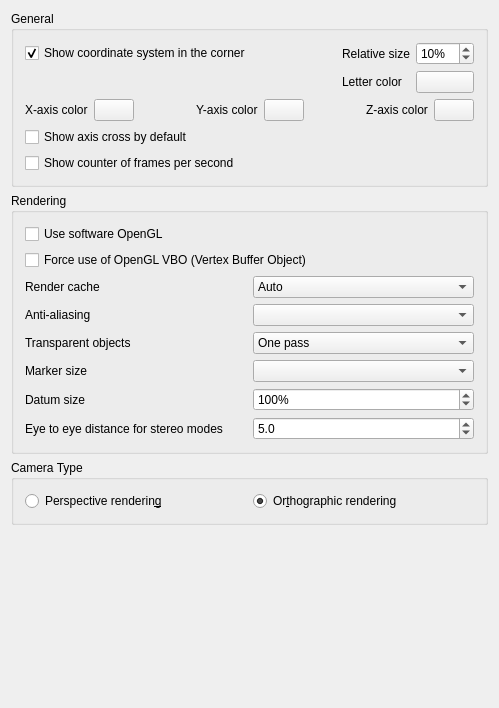
<?xml version="1.0" encoding="UTF-8"?>
<ui version="4.0">
 <class>Gui::Dialog::DlgSettings3DView</class>
 <widget class="QWidget" name="Gui::Dialog::DlgSettings3DView">
  <property name="geometry">
   <rect>
    <x>0</x>
    <y>0</y>
    <width>499</width>
    <height>708</height>
   </rect>
  </property>
  <property name="windowTitle">
   <string>3D View</string>
  </property>
  <layout class="QVBoxLayout" name="verticalLayout_2">
   <item>
    <widget class="QGroupBox" name="GroupBoxGeneral">
     <property name="enabled">
      <bool>true</bool>
     </property>
     <property name="title">
      <string>General</string>
     </property>
     <layout class="QVBoxLayout" name="verticalLayout">
      <item>
       <layout class="QGridLayout" name="gridLayoutCoord">
        <item row="0" column="0">
         <widget class="Gui::PreauracadheckBox" name="CheckBox_CornerCoordSystem">
          <property name="toolTip">
           <string>Main coordinate system will always be shown in
lower right corner within opened files</string>
          </property>
          <property name="text">
           <string>Show coordinate system in the corner</string>
          </property>
          <property name="checked">
           <bool>true</bool>
          </property>
          <property name="prefEntry" stdset="0">
           <cstring>CornerCoordSystem</cstring>
          </property>
          <property name="prefPath" stdset="0">
           <cstring>View</cstring>
          </property>
         </widget>
        </item>
        <item row="0" column="1">
         <spacer name="horizontalSpacerCoord">
          <property name="orientation">
           <enum>Qt::Orientation::Horizontal</enum>
          </property>
          <property name="sizeHint" stdset="0">
           <size>
            <width>40</width>
            <height>0</height>
           </size>
          </property>
         </spacer>
        </item>
        <item row="0" column="2">
         <widget class="QLabel" name="labelCoordSize">
          <property name="text">
           <string>Relative size</string>
          </property>
          <property name="alignment">
           <set>Qt::AlignmentFlag::AlignRight|Qt::AlignmentFlag::AlignTrailing|Qt::AlignmentFlag::AlignVCenter</set>
          </property>
         </widget>
        </item>
        <item row="0" column="3">
         <widget class="Gui::PrefSpinBox" name="SpinBox_CornerCoordSystemSize">
          <property name="toolTip">
           <string>Size of main coordinate system representation
in the corner in % of height/width of the viewport</string>
          </property>
          <property name="suffix">
           <string notr="true">%</string>
          </property>
          <property name="minimum">
           <number>2</number>
          </property>
          <property name="maximum">
           <number>100</number>
          </property>
          <property name="value">
           <number>10</number>
          </property>
          <property name="prefEntry" stdset="0">
           <cstring>CornerCoordSystemSize</cstring>
          </property>
          <property name="prefPath" stdset="0">
           <cstring>View</cstring>
          </property>
         </widget>
        </item>
        <item row="1" column="2">
         <widget class="QLabel" name="axisLetterColorLabel">
          <property name="text">
           <string>Letter color</string>
          </property>
         </widget>
        </item>
        <item row="1" column="3">
         <widget class="Gui::PreauracadolorButton" name="axisLetterColor">
          <property name="toolTip">
           <string>Axis letter and FPS counter color</string>
          </property>
          <property name="color">
           <color>
            <red>0</red>
            <green>0</green>
            <blue>0</blue>
           </color>
          </property>
          <property name="prefEntry" stdset="0">
           <cstring>AxisLetterColor</cstring>
          </property>
          <property name="prefPath" stdset="0">
           <cstring>View</cstring>
          </property>
         </widget>
        </item>
       </layout>
      </item>
      <item>
       <layout class="QHBoxLayout" name="horizontalLayout_2">
        <item>
         <widget class="QLabel" name="xAxisLabel">
          <property name="text">
           <string>X-axis color</string>
          </property>
         </widget>
        </item>
        <item>
         <widget class="Gui::PreauracadolorButton" name="xAxisColor">
          <property name="text">
           <string/>
          </property>
          <property name="color">
           <color>
            <red>204</red>
            <green>51</green>
            <blue>51</blue>
           </color>
          </property>
          <property name="prefEntry" stdset="0">
           <cstring>AxisXColor</cstring>
          </property>
          <property name="prefPath" stdset="0">
           <cstring>View</cstring>
          </property>
         </widget>
        </item>
        <item>
         <spacer name="horizontalSpacer_2">
          <property name="orientation">
           <enum>Qt::Orientation::Horizontal</enum>
          </property>
          <property name="sizeHint" stdset="0">
           <size>
            <width>40</width>
            <height>20</height>
           </size>
          </property>
         </spacer>
        </item>
        <item>
         <widget class="QLabel" name="yAxisLabel">
          <property name="text">
           <string>Y-axis color</string>
          </property>
         </widget>
        </item>
        <item>
         <widget class="Gui::PreauracadolorButton" name="yAxisColor">
          <property name="text">
           <string/>
          </property>
          <property name="color">
           <color>
            <red>51</red>
            <green>204</green>
            <blue>51</blue>
           </color>
          </property>
          <property name="prefEntry" stdset="0">
           <cstring>AxisYColor</cstring>
          </property>
          <property name="prefPath" stdset="0">
           <cstring>View</cstring>
          </property>
         </widget>
        </item>
        <item>
         <spacer name="horizontalSpacer_3">
          <property name="orientation">
           <enum>Qt::Orientation::Horizontal</enum>
          </property>
          <property name="sizeHint" stdset="0">
           <size>
            <width>40</width>
            <height>20</height>
           </size>
          </property>
         </spacer>
        </item>
        <item>
         <widget class="QLabel" name="zAxisLabel">
          <property name="text">
           <string>Z-axis color</string>
          </property>
         </widget>
        </item>
        <item>
         <widget class="Gui::PreauracadolorButton" name="zAxisColor">
          <property name="text">
           <string/>
          </property>
          <property name="color">
           <color>
            <red>51</red>
            <green>51</green>
            <blue>204</blue>
           </color>
          </property>
          <property name="prefEntry" stdset="0">
           <cstring>AxisZColor</cstring>
          </property>
          <property name="prefPath" stdset="0">
           <cstring>View</cstring>
          </property>
         </widget>
        </item>
       </layout>
      </item>
      <item>
       <widget class="Gui::PreauracadheckBox" name="CheckBox_ShowAxisCross">
        <property name="toolTip">
         <string>Axis cross will be shown by default at file
opening or creation</string>
        </property>
        <property name="text">
         <string>Show axis cross by default</string>
        </property>
        <property name="prefEntry" stdset="0">
         <cstring>ShowAxisCross</cstring>
        </property>
        <property name="prefPath" stdset="0">
         <cstring>View</cstring>
        </property>
       </widget>
      </item>
      <item>
       <widget class="Gui::PreauracadheckBox" name="CheckBox_ShowFPS">
        <property name="toolTip">
         <string>Time needed for last operation and resulting frame rate
will be shown at the lower left corner in opened files</string>
        </property>
        <property name="text">
         <string>Show counter of frames per second</string>
        </property>
        <property name="prefEntry" stdset="0">
         <cstring>ShowFPS</cstring>
        </property>
        <property name="prefPath" stdset="0">
         <cstring>View</cstring>
        </property>
       </widget>
      </item>
     </layout>
    </widget>
   </item>
   <item>
    <widget class="QGroupBox" name="GroupBox12">
     <property name="enabled">
      <bool>true</bool>
     </property>
     <property name="title">
      <string>Rendering</string>
     </property>
     <layout class="QVBoxLayout" name="verticalLayout_3">
      <item>
       <widget class="Gui::PreauracadheckBox" name="CheckBox_use_SW_OpenGL">
        <property name="toolTip">
         <string>This option is useful for troubleshooting graphics card and driver problems.
Changing this option requires a restart of the application.</string>
        </property>
        <property name="text">
         <string>Use software OpenGL</string>
        </property>
        <property name="prefEntry" stdset="0">
         <cstring>UseSoftwareOpenGL</cstring>
        </property>
        <property name="prefPath" stdset="0">
         <cstring>OpenGL</cstring>
        </property>
       </widget>
      </item>
      <item>
       <widget class="Gui::PreauracadheckBox" name="CheckBox_useVBO">
        <property name="toolTip">
         <string>A VBO is an OpenGL feature that enables uploading geometry data
to the graphics card, and is how efficient 3D rendering is done
on modern hardware.
This feature might not be used by default if you are running old
hardware or drivers. By selecting this option its usage will be
forcibly enabled.

Note: Turning this on is typically not required. If you do,
remember to report this setting as enabled when seeking support.</string>
        </property>
        <property name="text">
         <string>Force use of OpenGL VBO (Vertex Buffer Object)</string>
        </property>
        <property name="prefEntry" stdset="0">
         <cstring>UseVBO</cstring>
        </property>
        <property name="prefPath" stdset="0">
         <cstring>View</cstring>
        </property>
       </widget>
      </item>
      <item>
       <layout class="QGridLayout" name="gridLayout">
        <item row="0" column="0">
         <widget class="QLabel" name="renderCacheLabel">
          <property name="text">
           <string>Render cache</string>
          </property>
         </widget>
        </item>
        <item row="5" column="0">
         <widget class="QLabel" name="textLabel1">
          <property name="text">
           <string>Eye to eye distance for stereo modes</string>
          </property>
         </widget>
        </item>
        <item row="0" column="1">
         <widget class="QComboBox" name="renderCache">
          <property name="minimumSize">
           <size>
            <width>120</width>
            <height>0</height>
           </size>
          </property>
          <property name="toolTip">
           <string>'Render caching' is another way to say 'Rendering acceleration'.
There are 3 options available to achieve this:
1) 'Auto' (default), let Coin3D decide where to cache.
2) 'Distributed', manually turn on cache for all view provider root node.
3) 'Centralized', manually turn off cache in all nodes of all view provider, and
only cache at the scene graph root node. This offers the fastest rendering speed
but slower response to any scene changes.</string>
          </property>
          <property name="currentIndex">
           <number>0</number>
          </property>
          <item>
           <property name="text">
            <string>Auto</string>
           </property>
          </item>
          <item>
           <property name="text">
            <string>Distributed</string>
           </property>
          </item>
          <item>
           <property name="text">
            <string>Centralized</string>
           </property>
          </item>
         </widget>
        </item>
        <item row="1" column="1">
         <widget class="QComboBox" name="comboAliasing">
          <property name="minimumSize">
           <size>
            <width>120</width>
            <height>0</height>
           </size>
          </property>
          <property name="toolTip">
           <string>Method of multisample anti-aliasing</string>
          </property>
         </widget>
        </item>
        <item row="1" column="0">
         <widget class="QLabel" name="aliasingLAbel">
          <property name="text">
           <string>Anti-aliasing</string>
          </property>
         </widget>
        </item>
        <item row="5" column="1">
         <widget class="Gui::PrefDoubleSpinBox" name="FloatSpinBox_EyeDistance">
          <property name="minimumSize">
           <size>
            <width>120</width>
            <height>0</height>
           </size>
          </property>
          <property name="toolTip">
           <string>Eye-to-eye distance used for stereo projections.
The specified value is a factor that will be multiplied with the
bounding box size of the 3D object that is currently displayed.</string>
          </property>
          <property name="decimals">
           <number>1</number>
          </property>
          <property name="minimum">
           <double>0.100000000000000</double>
          </property>
          <property name="maximum">
           <double>1000.000000000000000</double>
          </property>
          <property name="singleStep">
           <double>2.000000000000000</double>
          </property>
          <property name="value">
           <double>5.000000000000000</double>
          </property>
          <property name="prefEntry" stdset="0">
           <cstring>EyeDistance</cstring>
          </property>
          <property name="prefPath" stdset="0">
           <cstring>View</cstring>
          </property>
         </widget>
        </item>
        <item row="2" column="1">
         <widget class="Gui::PreauracadomboBox" name="comboTransparentRender">
          <property name="minimumSize">
           <size>
            <width>120</width>
            <height>0</height>
           </size>
          </property>
          <property name="toolTip">
           <string>Render types of transparent objects</string>
          </property>
          <property name="prefEntry" stdset="0">
           <cstring>TransparentObjectRenderType</cstring>
          </property>
          <property name="prefPath" stdset="0">
           <cstring>View</cstring>
          </property>
          <item>
           <property name="text">
            <string>One pass</string>
           </property>
          </item>
          <item>
           <property name="text">
            <string>Backface pass</string>
           </property>
          </item>
         </widget>
        </item>
        <item row="2" column="0">
         <widget class="QLabel" name="transparentRenderLabel">
          <property name="toolTip">
           <string/>
          </property>
          <property name="text">
           <string>Transparent objects</string>
          </property>
         </widget>
        </item>
        <item row="3" column="0">
         <widget class="QLabel" name="markerSizeLabel">
          <property name="toolTip">
           <string/>
          </property>
          <property name="text">
           <string>Marker size</string>
          </property>
         </widget>
        </item>
        <item row="3" column="1">
         <widget class="QComboBox" name="boxMarkerSize">
          <property name="minimumSize">
           <size>
            <width>120</width>
            <height>0</height>
           </size>
          </property>
          <property name="toolTip">
           <string>Size of vertices in the Sketcher, TechDraw and other workbenches</string>
          </property>
         </widget>
        </item>
        <item row="4" column="0">
         <widget class="QLabel" name="markerSizeLabel_2">
          <property name="toolTip">
           <string/>
          </property>
          <property name="text">
           <string>Datum size</string>
          </property>
         </widget>
        </item>
        <item row="4" column="1">
         <widget class="Gui::PrefDoubleSpinBox" name="FloatSpinBox_DatumScale">
          <property name="minimumSize">
           <size>
            <width>120</width>
            <height>0</height>
           </size>
          </property>
          <property name="toolTip">
           <string>Size of core datum objects</string>
          </property>
          <property name="suffix">
           <string>%</string>
          </property>
          <property name="decimals">
           <number>0</number>
          </property>
          <property name="minimum">
           <double>0.000000000000000</double>
          </property>
          <property name="maximum">
           <double>400.000000000000000</double>
          </property>
          <property name="singleStep">
           <double>5.000000000000000</double>
          </property>
          <property name="value">
           <double>100.000000000000000</double>
          </property>
          <property name="prefEntry" stdset="0">
           <cstring>DatumScale</cstring>
          </property>
          <property name="prefPath" stdset="0">
           <cstring>View</cstring>
          </property>
         </widget>
        </item>
       </layout>
      </item>
     </layout>
    </widget>
   </item>
   <item>
    <widget class="QGroupBox" name="groupBoxCamera">
     <property name="title">
      <string>Camera Type</string>
     </property>
     <layout class="QGridLayout" name="gridLayout1">
      <property name="leftMargin">
       <number>11</number>
      </property>
      <property name="topMargin">
       <number>11</number>
      </property>
      <property name="rightMargin">
       <number>11</number>
      </property>
      <property name="bottomMargin">
       <number>11</number>
      </property>
      <property name="spacing">
       <number>6</number>
      </property>
      <item row="0" column="0">
       <widget class="Gui::PrefRadioButton" name="radioPerspective">
        <property name="toolTip">
         <string>Objects will appear in a perspective projection</string>
        </property>
        <property name="text">
         <string>Perspective renderin&amp;g</string>
        </property>
        <property name="prefEntry" stdset="0">
         <cstring>Perspective</cstring>
        </property>
        <property name="prefPath" stdset="0">
         <cstring>View</cstring>
        </property>
       </widget>
      </item>
      <item row="0" column="1">
       <widget class="Gui::PrefRadioButton" name="radioOrthographic">
        <property name="toolTip">
         <string>Objects will be in orthographic projection</string>
        </property>
        <property name="text">
         <string>Or&amp;thographic rendering</string>
        </property>
        <property name="checked">
         <bool>true</bool>
        </property>
        <property name="prefEntry" stdset="0">
         <cstring>Orthographic</cstring>
        </property>
        <property name="prefPath" stdset="0">
         <cstring>View</cstring>
        </property>
       </widget>
      </item>
     </layout>
    </widget>
   </item>
   <item>
    <spacer>
     <property name="orientation">
      <enum>Qt::Orientation::Vertical</enum>
     </property>
     <property name="sizeHint" stdset="0">
      <size>
       <width>455</width>
       <height>16</height>
      </size>
     </property>
    </spacer>
   </item>
  </layout>
 </widget>
 <layoutdefault spacing="6" margin="11"/>
 <customwidgets>
  <customwidget>
   <class>Gui::ColorButton</class>
   <extends>QPushButton</extends>
   <header>Gui/Widgets.h</header>
  </customwidget>
  <customwidget>
   <class>Gui::PrefSpinBox</class>
   <extends>QSpinBox</extends>
   <header>Gui/PrefWidgets.h</header>
  </customwidget>
  <customwidget>
   <class>Gui::PreauracadolorButton</class>
   <extends>Gui::ColorButton</extends>
   <header>Gui/PrefWidgets.h</header>
  </customwidget>
  <customwidget>
   <class>Gui::PrefRadioButton</class>
   <extends>QRadioButton</extends>
   <header>Gui/PrefWidgets.h</header>
  </customwidget>
  <customwidget>
   <class>Gui::PreauracadheckBox</class>
   <extends>QCheckBox</extends>
   <header>Gui/PrefWidgets.h</header>
  </customwidget>
  <customwidget>
   <class>Gui::PreauracadomboBox</class>
   <extends>QComboBox</extends>
   <header>Gui/PrefWidgets.h</header>
  </customwidget>
  <customwidget>
   <class>Gui::PrefDoubleSpinBox</class>
   <extends>QDoubleSpinBox</extends>
   <header>Gui/PrefWidgets.h</header>
  </customwidget>
 </customwidgets>
 <resources/>
 <connections>
  <connection>
   <sender>CheckBox_CornerCoordSystem</sender>
   <signal>toggled(bool)</signal>
   <receiver>SpinBox_CornerCoordSystemSize</receiver>
   <slot>setEnabled(bool)</slot>
   <hints>
    <hint type="sourcelabel">
     <x>20</x>
     <y>20</y>
    </hint>
    <hint type="destinationlabel">
     <x>20</x>
     <y>20</y>
    </hint>
   </hints>
  </connection>
  <connection>
   <sender>CheckBox_CornerCoordSystem</sender>
   <signal>toggled(bool)</signal>
   <receiver>axisLetterColor</receiver>
   <slot>setEnabled(bool)</slot>
   <hints>
    <hint type="sourcelabel">
     <x>20</x>
     <y>20</y>
    </hint>
    <hint type="destinationlabel">
     <x>20</x>
     <y>20</y>
    </hint>
   </hints>
  </connection>
 </connections>
</ui>
